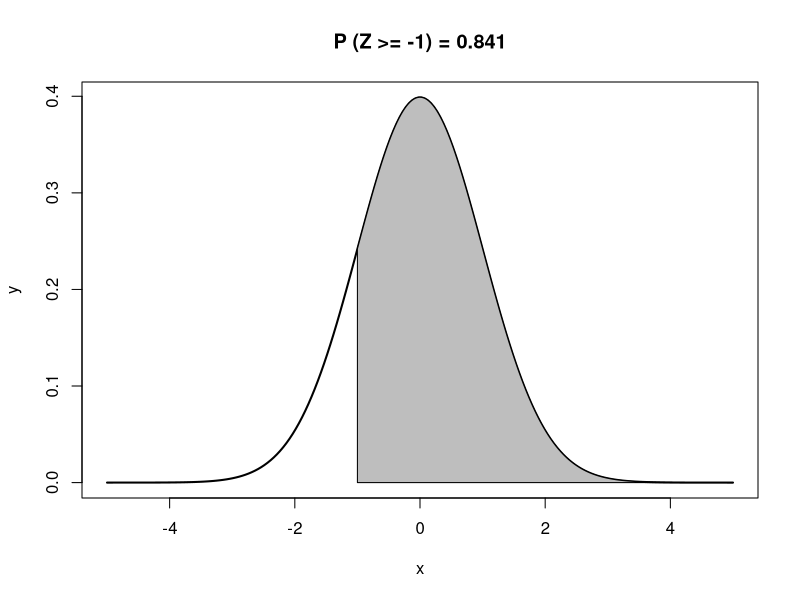
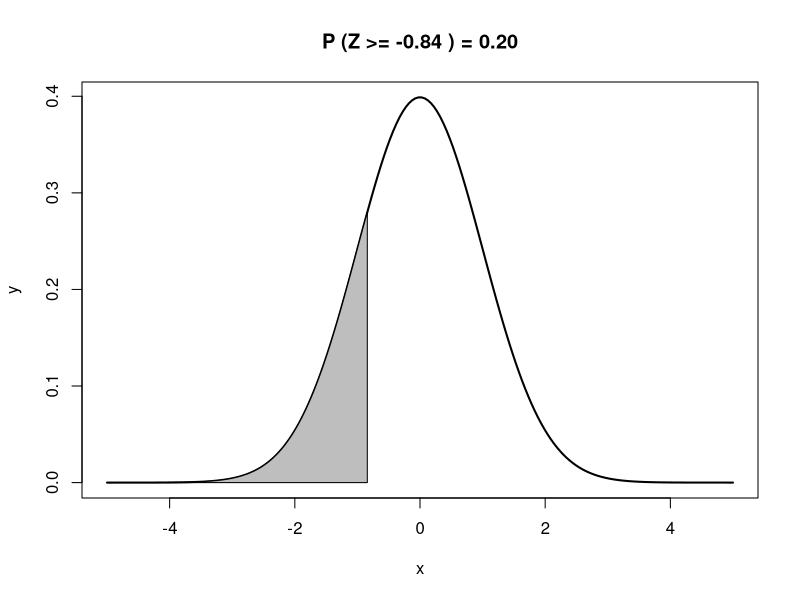

Generate these figures, in order, with R:
## ---- chunk 1
knitr::opts_chunk$set(echo = TRUE)
## ---- chunk 2
# Get the probability
prob <- pnorm(-1, mean = 0, sd = 1, lower.tail = FALSE)

# Visualize
x1 = seq(-5, 5, length = 200)
y1 = dnorm(x1, mean = 0, sd = 1)
plot(x1, y1, lwd = 2, type = "l",
  xlab = "x", ylab = "y", main = paste("P (Z >= -1) =", round(prob, 3)))

x2 = seq(-1, 5, length = 200)
y2 = dnorm(x2, mean = 0, sd = 1)
polygon(c(-1, x2, 5), c(0, y2, 0), col = "gray")

## ---- chunk 3
# Get the Limit
lim <- qnorm(0.20, mean = 0, sd = 1, lower.tail = TRUE)

# Visualize
x1 = seq(-5, 5, length = 200)
y1 = dnorm(x1, mean = 0, sd = 1)
plot(x1, y1, lwd = 2, type = "l",
  xlab = "x", ylab = "y", main = paste("P (Z >=", round(lim, 2), ") = 0.20"))

x2 = seq(-5, lim, length = 200)
y2 = dnorm(x2, mean = 0, sd = 1)
polygon(c(-5, x2, lim), c(0, y2, 0), col = "gray")
